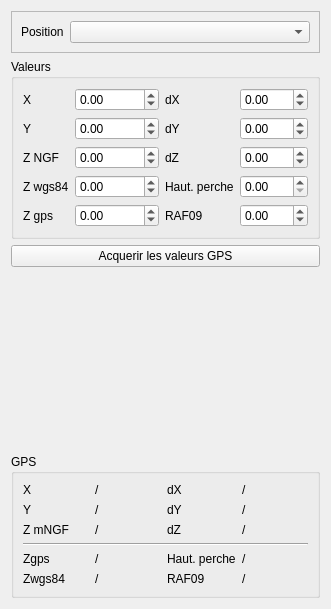
<?xml version="1.0" encoding="UTF-8"?>
<ui version="4.0">
 <class>Form</class>
 <widget class="QWidget" name="Form">
  <property name="geometry">
   <rect>
    <x>0</x>
    <y>0</y>
    <width>311</width>
    <height>609</height>
   </rect>
  </property>
  <property name="windowTitle">
   <string>Form</string>
  </property>
  <layout class="QVBoxLayout" name="verticalLayout">
   <item>
    <widget class="QFrame" name="frame">
     <property name="frameShape">
      <enum>QFrame::StyledPanel</enum>
     </property>
     <property name="frameShadow">
      <enum>QFrame::Raised</enum>
     </property>
     <layout class="QFormLayout" name="formLayout_2">
      <item row="0" column="0">
       <widget class="QLabel" name="label">
        <property name="text">
         <string>Position</string>
        </property>
       </widget>
      </item>
      <item row="0" column="1">
       <widget class="QComboBox" name="comboBox_position"/>
      </item>
     </layout>
    </widget>
   </item>
   <item>
    <widget class="QGroupBox" name="groupBox_2">
     <property name="title">
      <string>Valeurs</string>
     </property>
     <layout class="QGridLayout" name="gridLayout_2">
      <item row="2" column="3">
       <widget class="QDoubleSpinBox" name="doubleSpinBox_dZ">
        <property name="minimum">
         <double>-1.000000000000000</double>
        </property>
       </widget>
      </item>
      <item row="0" column="0">
       <widget class="QLabel" name="label_5">
        <property name="text">
         <string>X</string>
        </property>
       </widget>
      </item>
      <item row="0" column="3">
       <widget class="QDoubleSpinBox" name="doubleSpinBox_dX">
        <property name="minimum">
         <double>-1.000000000000000</double>
        </property>
       </widget>
      </item>
      <item row="2" column="2">
       <widget class="QLabel" name="label_15">
        <property name="text">
         <string>dZ</string>
        </property>
       </widget>
      </item>
      <item row="0" column="1">
       <widget class="QDoubleSpinBox" name="doubleSpinBox_X">
        <property name="minimum">
         <double>-1.000000000000000</double>
        </property>
        <property name="maximum">
         <double>9999999.000000000000000</double>
        </property>
       </widget>
      </item>
      <item row="1" column="2">
       <widget class="QLabel" name="label_14">
        <property name="text">
         <string>dY</string>
        </property>
       </widget>
      </item>
      <item row="1" column="3">
       <widget class="QDoubleSpinBox" name="doubleSpinBox_dY">
        <property name="minimum">
         <double>-1.000000000000000</double>
        </property>
       </widget>
      </item>
      <item row="2" column="0">
       <widget class="QLabel" name="label_11">
        <property name="text">
         <string>Z NGF</string>
        </property>
       </widget>
      </item>
      <item row="0" column="2">
       <widget class="QLabel" name="label_7">
        <property name="text">
         <string>dX</string>
        </property>
       </widget>
      </item>
      <item row="3" column="0">
       <widget class="QLabel" name="label_13">
        <property name="text">
         <string>Z wgs84</string>
        </property>
       </widget>
      </item>
      <item row="3" column="1">
       <widget class="QDoubleSpinBox" name="doubleSpinBox_Zwgs84">
        <property name="minimum">
         <double>-100.000000000000000</double>
        </property>
        <property name="maximum">
         <double>9999.000000000000000</double>
        </property>
       </widget>
      </item>
      <item row="1" column="1">
       <widget class="QDoubleSpinBox" name="doubleSpinBox_Y">
        <property name="minimum">
         <double>-1.000000000000000</double>
        </property>
        <property name="maximum">
         <double>9999999.000000000000000</double>
        </property>
       </widget>
      </item>
      <item row="1" column="0">
       <widget class="QLabel" name="label_9">
        <property name="text">
         <string>Y</string>
        </property>
       </widget>
      </item>
      <item row="4" column="0">
       <widget class="QLabel" name="label_18">
        <property name="text">
         <string>Z gps</string>
        </property>
       </widget>
      </item>
      <item row="4" column="2">
       <widget class="QLabel" name="label_16">
        <property name="text">
         <string>RAF09</string>
        </property>
       </widget>
      </item>
      <item row="4" column="3">
       <widget class="QDoubleSpinBox" name="doubleSpinBox_raf09">
        <property name="minimum">
         <double>-999.000000000000000</double>
        </property>
        <property name="maximum">
         <double>999.000000000000000</double>
        </property>
       </widget>
      </item>
      <item row="4" column="1">
       <widget class="QDoubleSpinBox" name="doubleSpinBox_Zgps">
        <property name="minimum">
         <double>-100.000000000000000</double>
        </property>
        <property name="maximum">
         <double>9999.000000000000000</double>
        </property>
       </widget>
      </item>
      <item row="2" column="1">
       <widget class="QDoubleSpinBox" name="doubleSpinBox_Zngf">
        <property name="enabled">
         <bool>true</bool>
        </property>
        <property name="minimum">
         <double>-100.000000000000000</double>
        </property>
        <property name="maximum">
         <double>9999.000000000000000</double>
        </property>
       </widget>
      </item>
      <item row="3" column="2">
       <widget class="QLabel" name="label_22">
        <property name="text">
         <string>Haut. perche</string>
        </property>
       </widget>
      </item>
      <item row="3" column="3">
       <widget class="QDoubleSpinBox" name="doubleSpinBox_hautperche"/>
      </item>
     </layout>
    </widget>
   </item>
   <item>
    <widget class="QPushButton" name="pushButton_catchvalues">
     <property name="text">
      <string>Acquerir les valeurs GPS</string>
     </property>
    </widget>
   </item>
   <item>
    <spacer name="verticalSpacer">
     <property name="orientation">
      <enum>Qt::Vertical</enum>
     </property>
     <property name="sizeHint" stdset="0">
      <size>
       <width>20</width>
       <height>40</height>
      </size>
     </property>
    </spacer>
   </item>
   <item>
    <widget class="QGroupBox" name="groupBox">
     <property name="title">
      <string>GPS</string>
     </property>
     <layout class="QGridLayout" name="gridLayout_3">
      <item row="4" column="1">
       <widget class="QLabel" name="label_zgps">
        <property name="text">
         <string>/</string>
        </property>
       </widget>
      </item>
      <item row="5" column="3">
       <widget class="QLabel" name="label_raf09">
        <property name="text">
         <string>/</string>
        </property>
       </widget>
      </item>
      <item row="5" column="2">
       <widget class="QLabel" name="label_20">
        <property name="text">
         <string>RAF09</string>
        </property>
       </widget>
      </item>
      <item row="4" column="0">
       <widget class="QLabel" name="label_2">
        <property name="text">
         <string>Zgps</string>
        </property>
       </widget>
      </item>
      <item row="5" column="1">
       <widget class="QLabel" name="label_zwgs84">
        <property name="text">
         <string>/</string>
        </property>
       </widget>
      </item>
      <item row="5" column="0">
       <widget class="QLabel" name="label_17">
        <property name="text">
         <string>Zwgs84</string>
        </property>
       </widget>
      </item>
      <item row="2" column="1">
       <widget class="QLabel" name="label_Z">
        <property name="text">
         <string>/</string>
        </property>
       </widget>
      </item>
      <item row="1" column="0">
       <widget class="QLabel" name="label_6">
        <property name="text">
         <string>Y</string>
        </property>
       </widget>
      </item>
      <item row="0" column="3">
       <widget class="QLabel" name="label_dX">
        <property name="text">
         <string>/</string>
        </property>
       </widget>
      </item>
      <item row="0" column="2">
       <widget class="QLabel" name="label_4">
        <property name="text">
         <string>dX</string>
        </property>
       </widget>
      </item>
      <item row="2" column="0">
       <widget class="QLabel" name="label_10">
        <property name="text">
         <string>Z mNGF</string>
        </property>
       </widget>
      </item>
      <item row="1" column="2">
       <widget class="QLabel" name="label_8">
        <property name="text">
         <string>dY</string>
        </property>
       </widget>
      </item>
      <item row="1" column="3">
       <widget class="QLabel" name="label_dY">
        <property name="text">
         <string>/</string>
        </property>
       </widget>
      </item>
      <item row="1" column="1">
       <widget class="QLabel" name="label_Y">
        <property name="text">
         <string>/</string>
        </property>
       </widget>
      </item>
      <item row="2" column="2">
       <widget class="QLabel" name="label_12">
        <property name="text">
         <string>dZ</string>
        </property>
       </widget>
      </item>
      <item row="0" column="0">
       <widget class="QLabel" name="label_3">
        <property name="text">
         <string>X</string>
        </property>
       </widget>
      </item>
      <item row="2" column="3">
       <widget class="QLabel" name="label_dZ">
        <property name="text">
         <string>/</string>
        </property>
       </widget>
      </item>
      <item row="0" column="1">
       <widget class="QLabel" name="label_X">
        <property name="text">
         <string>/</string>
        </property>
       </widget>
      </item>
      <item row="3" column="0" colspan="4">
       <widget class="Line" name="line">
        <property name="orientation">
         <enum>Qt::Horizontal</enum>
        </property>
       </widget>
      </item>
      <item row="4" column="2">
       <widget class="QLabel" name="label_19">
        <property name="text">
         <string>Haut. perche</string>
        </property>
       </widget>
      </item>
      <item row="4" column="3">
       <widget class="QLabel" name="label_hautperche">
        <property name="text">
         <string>/</string>
        </property>
       </widget>
      </item>
     </layout>
    </widget>
   </item>
  </layout>
 </widget>
 <resources/>
 <connections/>
</ui>
